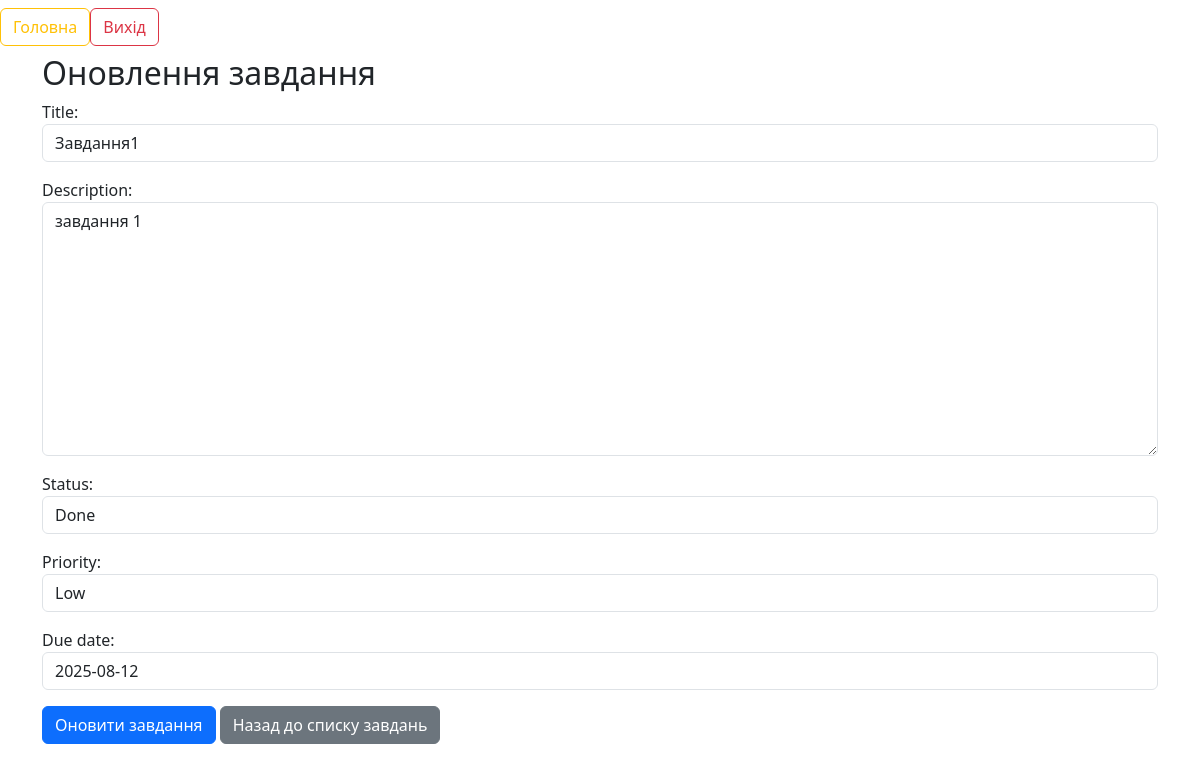
Page /1/update/ (signed in) on the committed database.
### tasks/models.py (models this page shows, shortened)
class Task(models.Model):
    STATUS_CHOICES = [
        ("todo", "To Do"),
        ("in_progress", "In Progress"),
        ("done", "Done"),
    ]
    PRIORITY_CHOICES = [
        ("low", "Low"),
        ("medium", "Medium"),
        ("high", "High"),
    ]
    title = models.CharField(max_length=256)
    description = models.TextField()
    status = models.CharField(max_length=20, choices=STATUS_CHOICES, default="todo")
    priority = models.CharField(max_length=20, choices=PRIORITY_CHOICES, default="medium")
    due_date = models.DateField(null=True, blank=True)
    creator = models.ForeignKey(User, on_delete=models.CASCADE, related_name="tasks")

### tasks/views.py (the view)
# urls.py: path("<int:pk>/update/", TaskUpdateView.as_view(), name="task-update"),
class TaskUpdateView(LoginRequiredMixin, UserIsOwnerMixin, UpdateView):
    model = models.Task
    form_class = TaskForm
    template_name = "tasks/task_update_form.html"
    success_url = reverse_lazy("tasks:task-list")

### tasks/forms.py
class TaskForm(forms.ModelForm):
    class Meta:
        model = Task
        fields = ["title", "description", "status", "priority", "due_date"]
    def __init__(self, *args, **kwargs):
        super(TaskForm, self).__init__(*args, **kwargs)
        for field in self.fields:
            self.fields[field].widget.attrs.update({"class": "form-control"})
        self.fields["due_date"].widget.attrs["class"] += " my-custom=datepicker"

### tasks/mixins.py (called while the page is built)
    def dispatch(self, request, *args, **kwargs):
        instance = self.get_object()
        if instance.creator != self.request.user:
            raise PermissionDenied
        return super().dispatch(request, *args, **kwargs)

### templates/tasks/task_update_form.html (shortened to what this page needs)
{% extends 'base.html' %}
{% block content %}
<div class="container">
    <h2>Оновлення завдання</h2>
    <form method="post">
        {{ form.as_p }}
        <button type="submit" class="btn btn-primary">Оновити завдання</button>
        <a href="{% url 'tasks:task-list' %}" class="btn btn-secondary">Назад до списку завдань</a>
    </form>
</div>
{% endblock %}

### static/css/site.css (style rules this page uses)
html, body { height: 100%; margin: 0; }
body { background: url("img.png"); background-size: cover; background-position: center; background-repeat: no-repeat; background-attachment: fixed; }

### rows in the picture
Task: title "Завдання1", description "завдання 1", status "Done", priority "Low", due_date "2025-08-12"
